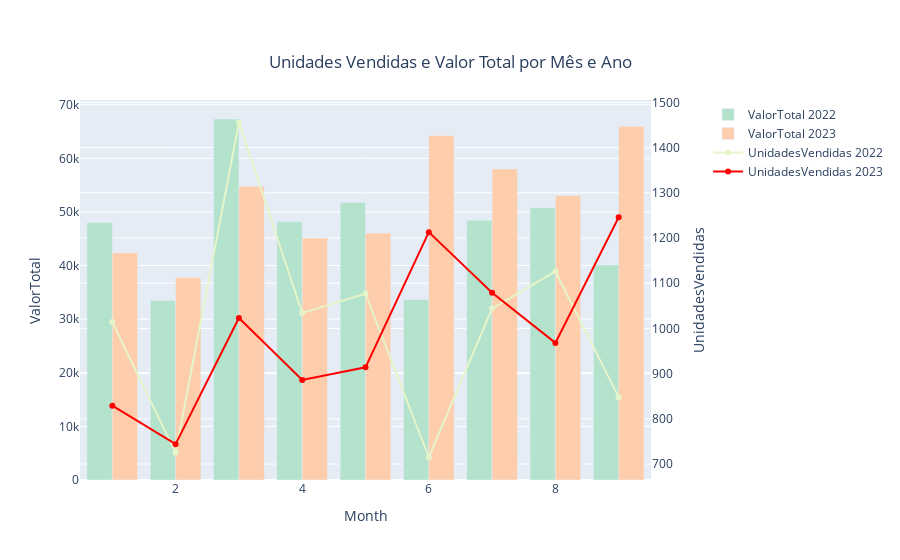

Here is the notebook cell this chart was saved with:
### Code cell
# Definindo a paleta de cores Pastel2
pastel2 = ['#b3e2cd', '#fdcdac', '#cbd5e8', '#f4cae4', '#e6f5c9', '#fff2ae', '#f1e2cc', '#cccccc']

# Criando colunas para o mês e o ano
df_t['Year'] = df_t['Data'].dt.year
df_t['Month'] = df_t['Data'].dt.month

# Agrupando os dados por ano e mês
grouped = df_t.groupby(['Year', 'Month']).sum().reset_index()

# Criando a figura
fig = go.Figure()

# Adicionando o gráfico de barras para 'ValorTotal'
for i, year in enumerate(grouped['Year'].unique()):
    fig.add_trace(go.Bar(x=grouped[grouped['Year'] == year]['Month'], 
                         y=grouped[grouped['Year'] == year]['ValorTotal'], 
                         name='ValorTotal ' + str(year),
                         marker_color=pastel2[i % len(pastel2)]))  # Use a cor correspondente da paleta

# Adicionando o gráfico de linha para 'UnidadesVendidas'
for i, year in enumerate(grouped['Year'].unique()):
    line_color = '#ff0000' if year == 2023 else pastel2[(i + len(pastel2) // 2) % len(pastel2)]  # Use a cor vermelha para 2023
    fig.add_trace(go.Scatter(x=grouped[grouped['Year'] == year]['Month'], 
                             y=grouped[grouped['Year'] == year]['UnidadesVendidas'], 
                             name='UnidadesVendidas ' + str(year), 
                             yaxis='y2',
                             line_color=line_color))

# Configurando os eixos e a legenda
fig.update_layout(
    title={
        'text': "Unidades Vendidas e Valor Total por Mês e Ano",
        'y':0.9,
        'x':0.5,
        'xanchor': 'center',
        'yanchor': 'top'}, 
    xaxis=dict(title='Month'),
    yaxis=dict(title='ValorTotal'),
    yaxis2=dict(title='UnidadesVendidas', overlaying='y', side='right'),
    autosize=False,
    width=900,  # Diminui a largura do gráfico em 10%
    legend=dict(
        x=1.1,  # Posiciona a legenda mais para a direita
        y=1,  # Posiciona a legenda no topo
        bgcolor='rgba(255, 255, 255, 0)',  # Fundo transparente para a legenda
        bordercolor='rgba(255, 255, 255, 0)'  # Borda transparente para a legenda
    )
)

fig.show()

### Figure 1 — Plotly figure (JSON) as saved in the notebook; plotly's stock layout.template omitted (floating-point values rounded to 4 significant figures)
{"data": [{"marker": {"color": "#b3e2cd"}, "name": "ValorTotal 2022", "type": "bar", "x": [1, 2, 3, 4, 5, 6, 7, 8, 9], "y": [48040.0, 33490.0, 67340.0, 48180.0, 51760.0, 33660.0, 48440.0, 50770.0, 40120.0]}, {"marker": {"color": "#fdcdac"}, "name": "ValorTotal 2023", "type": "bar", "x": [1, 2, 3, 4, 5, 6, 7, 8, 9], "y": [42370.0, 37750.0, 54810.0, 45130.0, 46060.0, 64250.0, 58030.0, 53040.0, 65970.0]}, {"line": {"color": "#e6f5c9"}, "name": "UnidadesVendidas 2022", "type": "scatter", "x": [1, 2, 3, 4, 5, 6, 7, 8, 9], "y": [1014, 725, 1455, 1034, 1077, 715, 1044, 1126, 848], "yaxis": "y2"}, {"line": {"color": "#ff0000"}, "name": "UnidadesVendidas 2023", "type": "scatter", "x": [1, 2, 3, 4, 5, 6, 7, 8, 9], "y": [829, 744, 1023, 886, 914, 1213, 1079, 968, 1246], "yaxis": "y2"}], "layout": {"autosize": false, "legend": {"bgcolor": "rgba(255, 255, 255, 0)", "bordercolor": "rgba(255, 255, 255, 0)", "x": 1.1, "y": 1}, "title": {"text": "Unidades Vendidas e Valor Total por Mês e Ano", "x": 0.5, "xanchor": "center", "y": 0.9, "yanchor": "top"}, "width": 900, "xaxis": {"title": {"text": "Month"}}, "yaxis": {"title": {"text": "ValorTotal"}}, "yaxis2": {"overlaying": "y", "side": "right", "title": {"text": "UnidadesVendidas"}}}}
